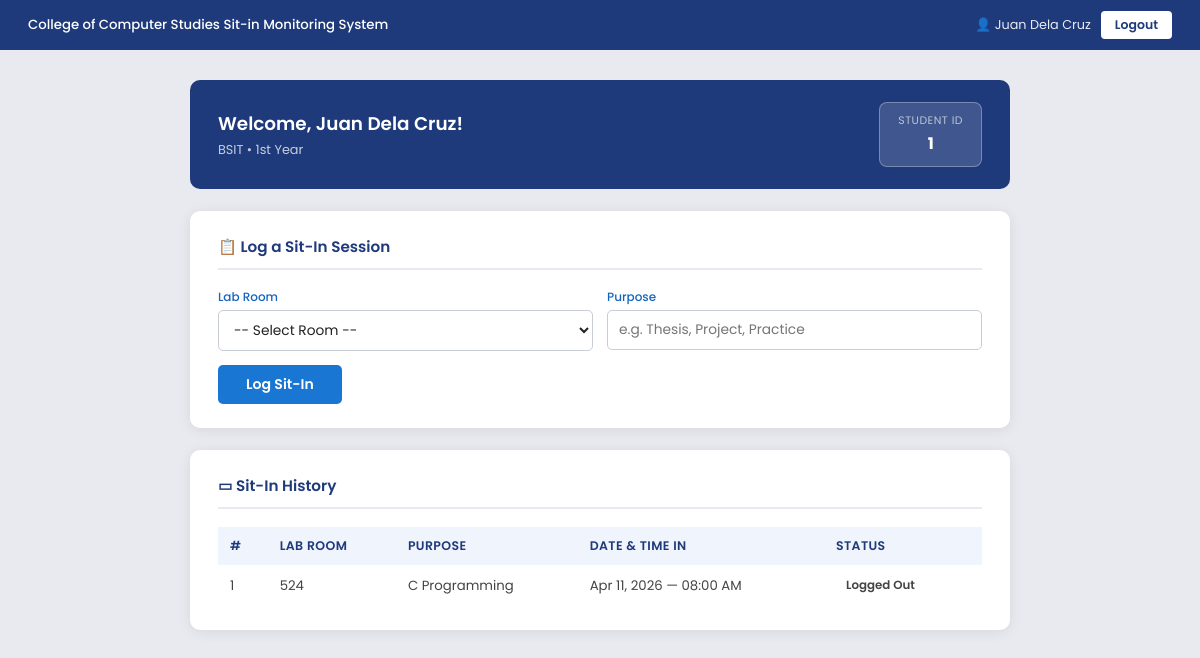
Page /dashboard.php (signed in) on the committed database.
### tables this page shows
CREATE TABLE IF NOT EXISTS sit_in_history (
    id              INT AUTO_INCREMENT PRIMARY KEY,
    student_id      INT         NOT NULL,
    id_number       VARCHAR(20) NOT NULL,
    fullname        VARCHAR(255)NOT NULL,
    sit_purpose     VARCHAR(255)NOT NULL,
    laboratory      VARCHAR(50) NOT NULL,
    login_time      DATETIME    DEFAULT NULL,
    logout_time     DATETIME    DEFAULT NULL,
    date            DATE        NOT NULL,
    created_at      TIMESTAMP DEFAULT CURRENT_TIMESTAMP,
    FOREIGN KEY (student_id) REFERENCES students(id) ON DELETE CASCADE
);

### dashboard.php (the view, shortened to what this page needs)
<?php
require_once 'db.php';
$student_id = (int)$_SESSION['student_id'];
$firstname  = $_SESSION['firstname'];
$lastname   = $_SESSION['lastname'];
$course     = $_SESSION['course'];
$year_level = $_SESSION['year_level'];
$logs = $pdo->prepare("SELECT * FROM sit_in_history WHERE student_id = ? ORDER BY login_time DESC LIMIT 10");
$logs->execute([$student_id]);
$logs = $logs->fetchAll();
function ordSuffix($n) {
    if ($n == 1) return '1st';
    return $n . 'th';
}
?>
<!DOCTYPE html>
<html lang="en">
<head>
</head>
<body>
<nav>
    <div class="brand">College of Computer Studies Sit-in Monitoring System</div>
    <div class="nav-right">
        <span class="user-name">👤 <?= htmlspecialchars($firstname . ' ' . $lastname) ?></span>
        <a href="logout.php" class="btn-logout">Logout</a>
    </div>
</nav>
<div class="container">
    <div class="welcome-banner">
        <div>
            <h2>Welcome, <?= htmlspecialchars($firstname . ' ' . $lastname) ?>!</h2>
            <p><?= htmlspecialchars($course) ?> &bull; <?= ordSuffix($year_level) ?> Year</p>
        </div>
        <div class="id-badge">
            <div class="label">Student ID</div>
            <div class="value"><?= htmlspecialchars($student_id) ?></div>
        </div>
    </div>
    <div class="card">
        <h3>📋 Log a Sit-In Session</h3>
        <form method="POST" action="">
            <div class="form-row">
                <div class="field">
                    <label>Lab Room</label>
                    <select name="lab_room" required>
                        <option value="">-- Select Room --</option>
                    </select>
                </div>
                <div class="field">
                    <label>Purpose</label>
                    <input type="text" name="purpose" placeholder="e.g. Thesis, Project, Practice" required>
                </div>
            </div>
            <button type="submit" name="sitin" class="btn-log">Log Sit-In</button>
        </form>
    </div>
    <div class="card">
        <h3>▭ Sit-In History</h3>
        <div class="table-wrap">
            <table>
                <thead>
                    <tr>
                        <th>#</th>
                        <th>Lab Room</th>
                        <th>Purpose</th>
                        <th>Date &amp; Time In</th>
                        <th>Status</th>
                    </tr>
                </thead>
                <tbody>
                    <?php
                    $count = 0;
                    foreach ($logs as $log):
                        $count++;
                    ?>
                    <tr>
                        <td><?= $count ?></td>
                        <td><?= htmlspecialchars($log['laboratory'] ?? 'N/A') ?></td>
                        <td><?= htmlspecialchars($log['sit_purpose'] ?? 'N/A') ?></td>
                        <td><?= date('M d, Y — h:i A', strtotime($log['login_time'])) ?></td>
                        <td><span class="badge<?= (!empty($log['logout_time'])) ? ' approved' : ' pending' ?>"><?= (!empty($log['logout_time'])) ? 'Logged Out' : 'Active' ?></span></td>
                    </tr>
                    <?php endforeach; ?>
                </tbody>
            </table>
        </div>
    </div>
</div>
</body>
</html>

### dashboard.php (style rules this page uses)
* { box-sizing: border-box; margin: 0; padding: 0; }
body { font-family: 'Poppins', sans-serif; background: #e8eaf0; min-height: 100vh; }
nav { background: #1e3a7b; height: 50px; display: flex; align-items: center; justify-content: space-between; padding: 0 28px; position: sticky; top: 0; z-index: 99; }
nav .brand { color: #fff; font-size: 0.83rem; font-weight: 500; }
nav .nav-right { display: flex; align-items: center; gap: 10px; }
nav .nav-right .user-name { color: rgba(255,255,255,0.9); font-size: 0.8rem; }
nav .nav-right a.btn-logout { background: #fff; color: #1e3a7b; font-weight: 600; font-size: 0.78rem; padding: 5px 14px; border-radius: 4px; text-decoration: none; transition: background 0.18s; }
.container { max-width: 860px; margin: 30px auto; padding: 0 20px 50px; }
.welcome-banner { background: #1e3a7b; color: #fff; border-radius: 10px; padding: 22px 28px; margin-bottom: 22px; display: flex; justify-content: space-between; align-items: center; }
.welcome-banner h2 { font-size: 1.15rem; font-weight: 600; margin-bottom: 4px; }
.welcome-banner p { font-size: 0.8rem; color: rgba(255,255,255,0.75); }
.welcome-banner .id-badge { background: rgba(255,255,255,0.15); border: 1px solid rgba(255,255,255,0.3); border-radius: 8px; padding: 10px 18px; text-align: center; }
.welcome-banner .id-badge .label { font-size: 0.68rem; color: rgba(255,255,255,0.65); text-transform: uppercase; letter-spacing: 0.5px; }
.welcome-banner .id-badge .value { font-size: 1rem; font-weight: 700; margin-top: 2px; }
.card { background: #fff; border-radius: 10px; box-shadow: 0 2px 14px rgba(0,0,0,0.08); padding: 24px 28px; margin-bottom: 22px; }
.card h3 { font-size: 0.95rem; font-weight: 600; color: #1e3a7b; margin-bottom: 18px; padding-bottom: 10px; border-bottom: 2px solid #e8eaf0; }
.form-row { display: flex; gap: 14px; }
.form-row .field { flex: 1; }
.field { margin-bottom: 14px; }
.field label { display: block; font-size: 0.75rem; color: #1565c0; margin-bottom: 4px; font-weight: 500; }
.field input, .field select, .field textarea { width: 100%; padding: 9px 11px; border: 1px solid #c8cdd6; border-radius: 5px; font-size: 0.86rem; font-family: 'Poppins', sans-serif; color: #222; background: #fff; transition: border-color 0.2s; }
.btn-log { padding: 9px 28px; background: #1976d2; color: #fff; border: none; border-radius: 5px; font-size: 0.88rem; font-family: 'Poppins', sans-serif; font-weight: 600; cursor: pointer; transition: background 0.2s; }
.table-wrap { overflow-x: auto; }
table { width: 100%; border-collapse: collapse; font-size: 0.83rem; }
thead tr { background: #f0f4fc; }
th { text-align: left; padding: 10px 12px; color: #1e3a7b; font-weight: 600; font-size: 0.78rem; text-transform: uppercase; letter-spacing: 0.4px; }
td { padding: 10px 12px; border-bottom: 1px solid #eef0f4; color: #444; }
tbody tr:last-child td { border-bottom: none; }
.badge { display: inline-block; padding: 2px 10px; border-radius: 20px; font-size: 0.74rem; font-weight: 600; }

### rows in the picture
sit_in_history: laboratory "524", sit_purpose "C Programming", login_time "Apr 11, 2026 — 08:00 AM", shows "Logged Out"

### other values in the picture
$firstname . ' ' . $lastname "Juan Dela Cruz"
$course "BSIT"
ordSuffix($year_level) "1st"
$student_id "1"
